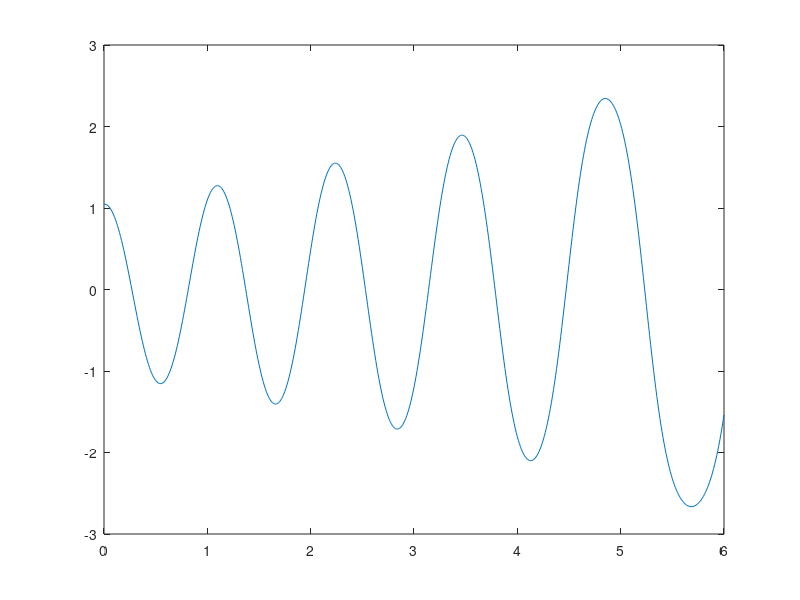
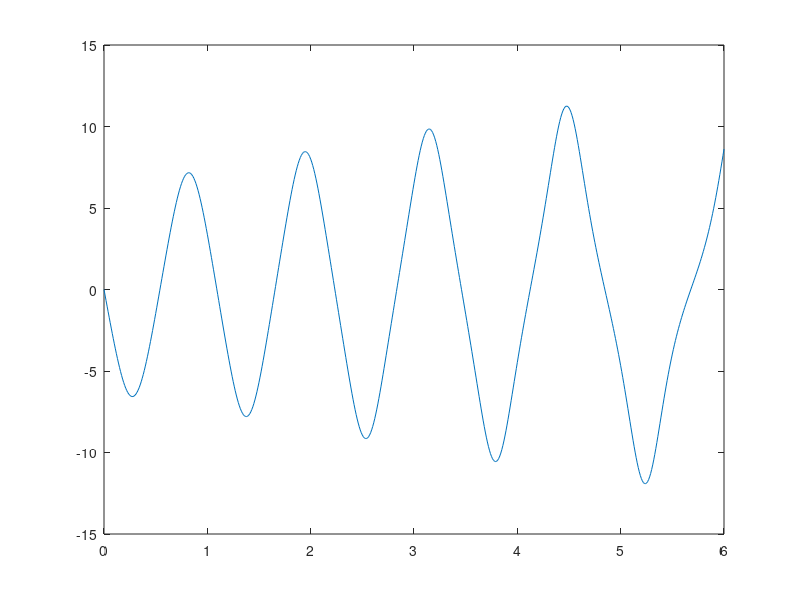
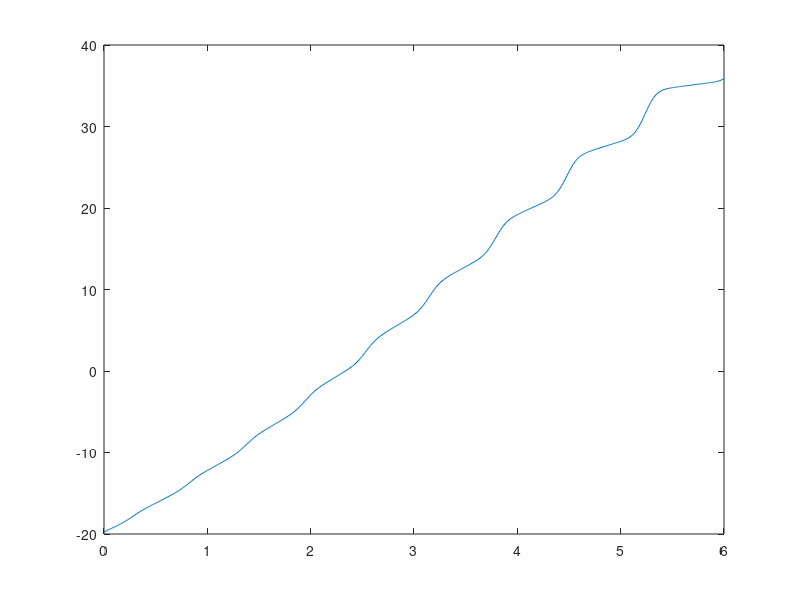

Source code (MATLAB) for these figures, in order:
%euler_implicite
clear all; 
close all; 
clc; 
dt3 = 0.01;
T0 = 6;
t3 = (0:dt3:T0)';
np3 = size(t3,1);
q3 = zeros(np3,1);
dq3 = zeros(np3,1);
ddq3 = zeros(np3,1);
energ3 = zeros(np3,1);
residu = zeros(np3,1);
niter = zeros(np3,1);
threshold = 1e-8;
nitermax = 20;

q0 = pi/3;
dq0 = 0;
w0 = 2*pi;
w0c = w0*w0;

q3(1) = q0;
dq3(1) = dq0;
ddq3(1) = -w0c * sin(q0);
for inc=2:np3;
    q3(inc)=q3(inc-1)+dt3*dq3(inc-1);
    dq3(inc)=dq3(inc-1)+dt3*ddq3(inc-1);
    ddq3(inc)=-w0c*sin(q3(inc));
end;
energ3 = 0.5 * (dq3.*dq3) - w0c * cos(q3) ;
figure(1)
plot(t3,q3); 
figure(2)
plot(t3,dq3);  
figure(3)
plot(t3,energ3);